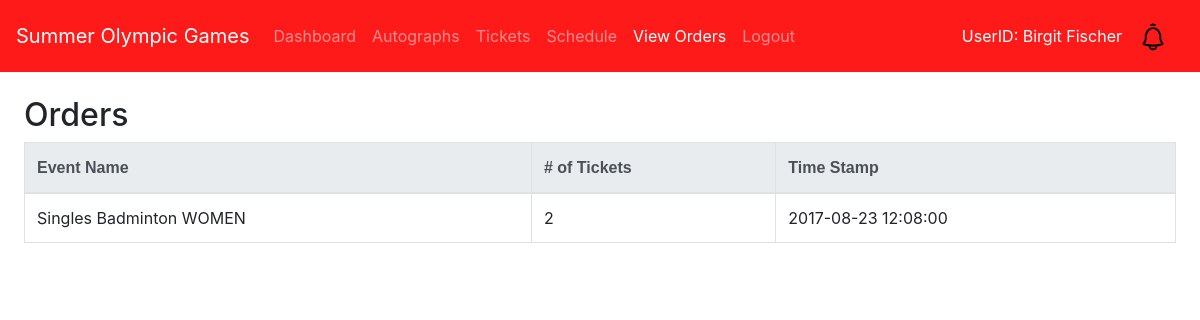
The app's page /AthleteInterface/viewOrders.php (signed in) with its own data.
### tables this page shows
CREATE TABLE IF NOT EXISTS ticketOrder(
    id INT AUTO_INCREMENT,
    eventID INT NOT NULL,  
    numTickets INT NOT NULL,
    ticketPrice DECIMAL(5,2) NOT NULL,  
    orderTimeStamp TIMESTAMP NOT NULL,
    customerID INT NOT NULL,  
    PRIMARY KEY (id),
    FOREIGN KEY (eventID) REFERENCES olympicevent(id) ON DELETE CASCADE,
    FOREIGN KEY (customerID) REFERENCES users(id) ON DELETE CASCADE    
);

CREATE TABLE IF NOT EXISTS olympicEvent(
    id INT AUTO_INCREMENT,
    name VARCHAR(50) NOT NULL,
    date DATE NOT NULL,
    time  TIME NOT NULL,
    location VARCHAR(30) NOT NULL,
    type VARCHAR(5) NOT NULL,  
     
    category VARCHAR(30) NOT NULL,  
    ticketPrice DECIMAL(5,2),
    PRIMARY KEY (id)
);

### AthleteInterface/viewOrders.php (the view, shortened to what this page needs)
<?php
require 'athleteHeader.php';
?>
<nav class="navbar navbar-expand-lg navbar-dark" style="background-color: #ff1a1a;">
    <a class="navbar-brand navbar-dark" style="color:white;">Summer Olympic Games</a>
  <div class="collapse navbar-collapse" id="navbarNavAltMarkup">
    <div class="navbar-nav">
      <a class="nav-item nav-link" href="index.php">Dashboard<span class="sr-only">(current)</span></a>
      <a class="nav-item nav-link" href="autographPage.php">Autographs</a>
      <a class="nav-item nav-link" href="reserveTickets.php">Tickets</a>
      <a class="nav-item nav-link" href="schedulePage.php">Schedule</a>
      <a class="nav-item nav-link active" href="viewOrders.php">View Orders</a>
      <a class="nav-item nav-link" href="../logout.php"> Logout</a>
    </div>
  </div>
  <span class="navbar-text">
      <a class="nav-item nav-link" style="color: #ffffff"> <?php echo "UserID: ".$_SESSION['first_name']." ".$_SESSION['last_name']; ?> </a>
  </span>
    <?php
      $query1 = "SELECT notify FROM users WHERE email = \"".$_SESSION['email']."\"";
      $notification = mysqli_fetch_array(mysqli_query($mysqli, $query1));
      if($notification[0]==1) {
        echo "<a class=\"navbar-brand float-right\" href=\"notificationPage.php\">
                    <img class=\"img-responsive\" width=\"30em\" height=\"30em\" src=\"../assets/bell2.png\">
                 </a>";
      }
      else{
        echo "<a class=\"navbar-brand float-right\" href=\"notificationPage.php\">
                <img class=\"img-responsive\" width=\"30em\" height=\"30em\" src=\"../assets/bell.png\">
             </a>";
      }
  ?>
</nav>
<html>
    <body>
        <div class="container-fluid p-4">
            <h2>Orders</h2>
            <?php
                $fName = $_SESSION['first_name'];
                $customerIdSql = "SELECT id FROM `users` WHERE firstName = '$fName'";
                $customerIdResult = mysqli_query($mysqli, $customerIdSql);
                $customerId = mysqli_fetch_assoc($customerIdResult)["id"];
                $ticketOrderSql  = "SELECT * FROM `ticketorder` WHERE customerID = '$customerId'";
                $ticketOrderResult = mysqli_query($mysqli, $ticketOrderSql);
                echo '<div class="table-responsive-sm table-responsive-md">
                        <table class="table table-bordered table-hover" id="ticketOrdersTable">
                            <thead class="thead-light">
                                <tr class=\'ticketOrdersTableRow\'>
                                    <th scope="col" class=\'ticketOrdersHeader\'> <font face="Arial">Event Name</font> </th>
                                    <th scope="col" class=\'ticketOrdersHeader\'> <font face="Arial"># of Tickets</font> </th>
                                    <th scope="col" class=\'ticketOrdersHeader\'> <font face="Arial">Time Stamp</font> </th>
                                </tr>
                            </thead>
                        <tbody>';
                $value = 1;
                while ($ticketOrderRow = $ticketOrderResult -> fetch_assoc()) {
                    $numTickets = $ticketOrderRow["numTickets"];
                    $orderTimeStamp = $ticketOrderRow["orderTimeStamp"];
                    $eventId = $ticketOrderRow["eventID"];
                    $eventNameSql = "SELECT name FROM `olympicevent` WHERE id = '$eventId'";
                    $eventNameResult = mysqli_query($mysqli, $eventNameSql);
                    $eventName = mysqli_fetch_assoc($eventNameResult)["name"];
                    echo '<tr class=\'row'.$value.'\' value='.$value.'>
                            <td scope="row" id=\'eventId'.$value.'\' value='.$value.'>'.$eventName.'</td>
                            <td id=\'numTickets'.$value.'\' value='.$value.'>'.$numTickets.'</td>
                            <td id=\'orderTimeStamp'.$value.'\' value='.$value.'>'.$orderTimeStamp.'</td>
                        </tr>';
                    $value++;
                }
                echo '</tbody></table></div>';
            ?>
        </div>
    </body>
</html>

### ourStyle2.css (style rules this page uses)
body { margin: 0; padding: 0; background: white no-repeat center center fixed; -webkit-background-size: cover; -moz-background-size: cover; -o-background-size: cover; background-size: cover; }
nav { display: flex; justify-content: space-around; align-items: center; min-height: 1vh; background: transparent; }

### records on screen
ticketorder: eventID.name "Singles Badminton WOMEN", numTickets "2", orderTimeStamp "2017-08-23 12:08:00"

### other values on screen
$_SESSION['first_name'] "Birgit"
$_SESSION['last_name'] "Fischer"
